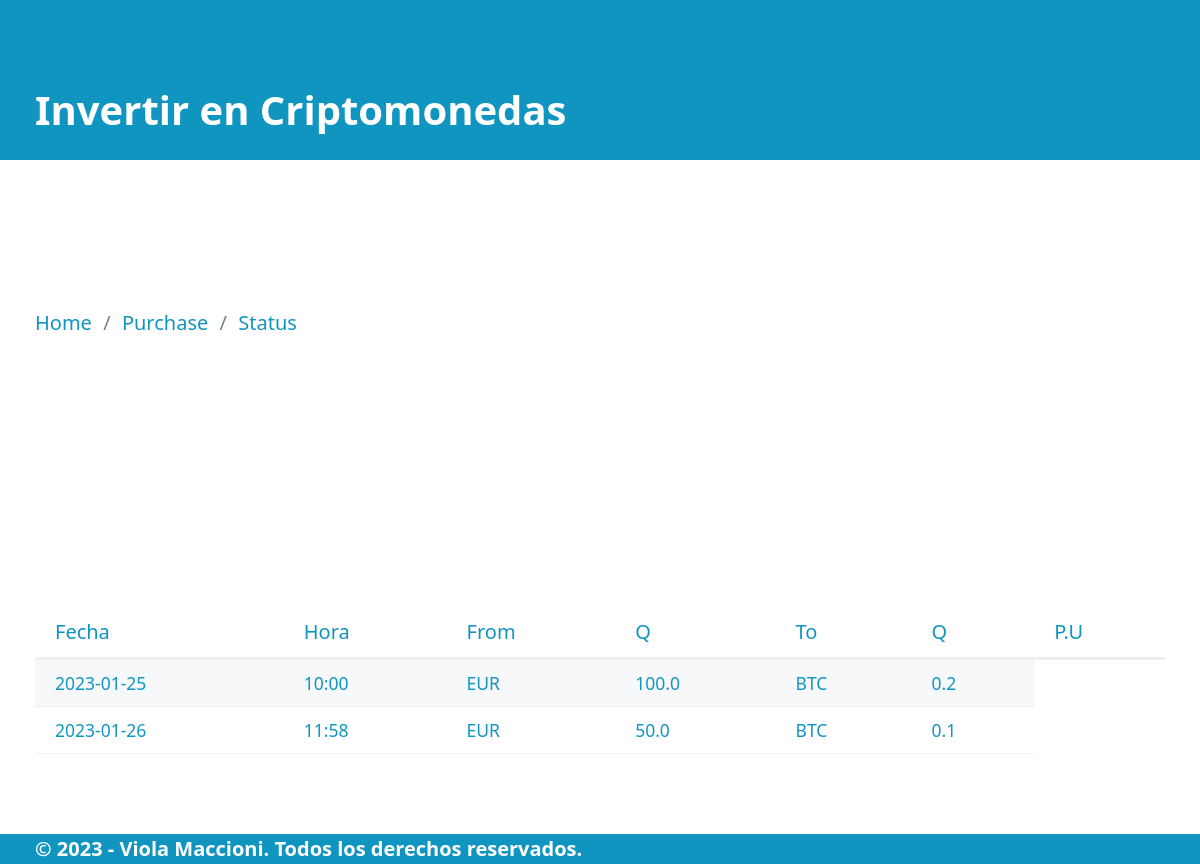
Before: / with the older database file.
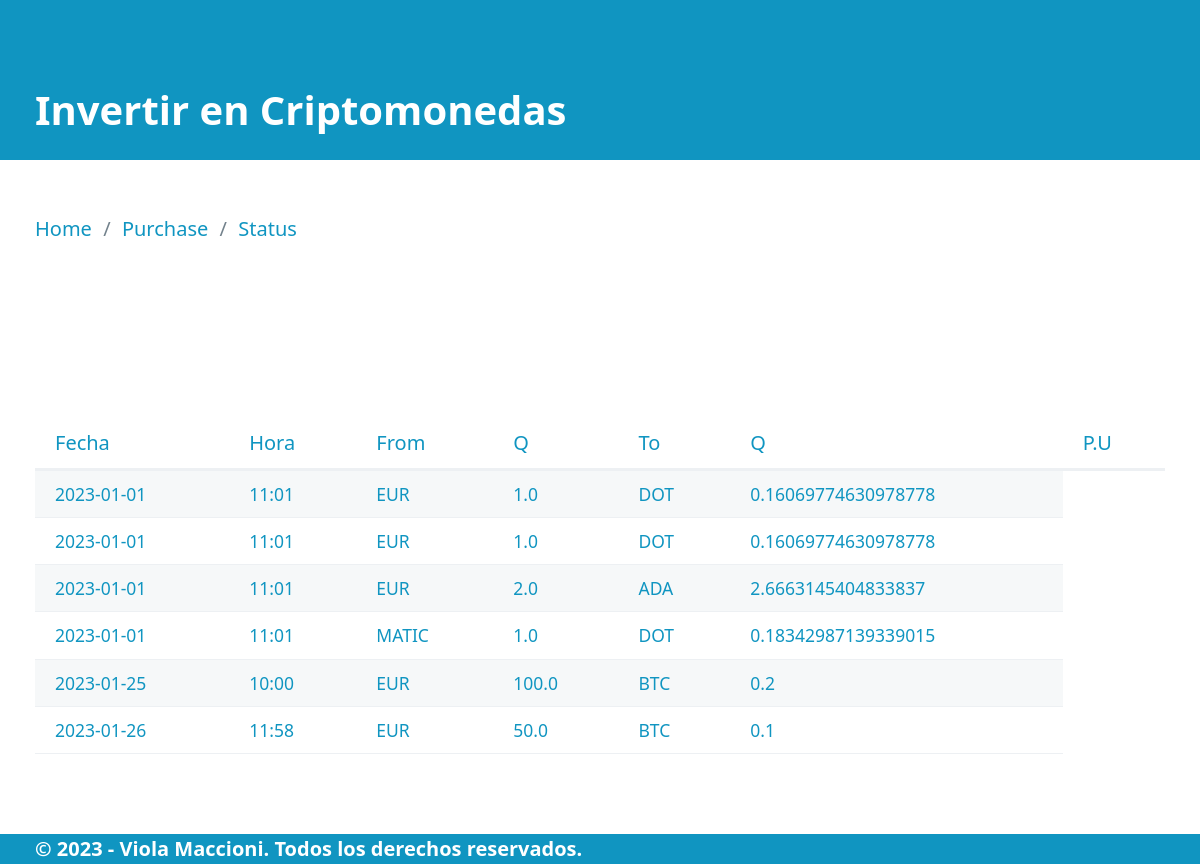
After: the same page with the newer database file.
### tables this page shows
CREATE TABLE "movements" (
	"id"	INTEGER,
	"date"	TEXT NOT NULL,
	"time"	TEXT NOT NULL,
	"moneda_from"	TEXT NOT NULL,
	"cantidad_from"	REAL NOT NULL,
	"moneda_to"	TEXT NOT NULL,
	"cantidad_to"	REAL NOT NULL,
	PRIMARY KEY("id" AUTOINCREMENT)
);

### registro_ig/routes.py (the view)
@app.route("/")
def index():
    registros = select_all()
    datos_mov=[
        {"id":1, "date":"2023-25-01", "time":"11:55", "moneda_from":"EUR", "cantidad_from":1000.0, "moneda_to":"BTC", "cantidad_to":"0.2"}
    ]
    return render_template("index.html",pageTitle="Todos",data=registros)#data esta en index con jinja, y aqui creamos la variable asignandole la lista de diccionario data_mov

### registro_ig/models.py (called while the page is built)
def select_all():#importo todo lo que hay en el form sql a la pagina html
    con = sqlite3.connect(ORIGIN_DATA)
    cur = con.cursor()
    res= cur.execute("select id,date,time,moneda_from,cantidad_from,moneda_to,cantidad_to from movements order by date;")
    filas = res.fetchall()#capturo las filas de datos
    columnas= res.description#capturo los nombres de columnas
    resultado =[]#lista para guadar diccionario
    for fila in filas:
        dato={}#crear un diccionario para cada registro
        posicion=0#crear una posicion de columna para adjuntar y incrementar
        for campo in columnas:
            dato[campo[0]]=fila[posicion]#el campo columna es siempre en 0
            posicion += 1
        resultado.append(dato)
    return resultado

### registro_ig/templates/index.html
{% extends "base.html" %}
{% block section %}
{% if data %}
    <table role="grid">
        <thead>
            <tr>
                <th>Fecha</th>
                <th>Hora</th>
                <th>From</th>
                <th>Q</th>
                <th>To</th>
                <th>Q</th>
                <th>P.U</th>
            </tr>
        </thead>
        <tbody>
            {% for movements in data %}
            <tr>
                <td>{{movements.date}}</td>
                <td>{{movements.time}}</td>
                <td>{{movements.moneda_from}}</td>
                <td>{{movements.cantidad_from}}</td>
                <td>{{movements.moneda_to}}</td>
                <td>{{movements.cantidad_to}}</td>
             </tr>
            {% endfor %}
        </tbody>
    </table>
{% else %}
<h3>No existen datos de movimientos...</h3>
{% endif %}
{% endblock %}

### registro_ig/templates/base.html (shortened to what this page needs)
<!DOCTYPE html>
<html lang="en">
<head>
    <link rel="stylesheet" href="/static/css/pico.css">
    <link rel="stylesheet" href="/static/css/styles.css">
</head>
<body>
    <header>
        <div class="container">
            Invertir en Criptomonedas
        </div>
    </header>
        <nav aria-label="breadcrumb" class="container">
            <ul>
              <li><a href="/">Home</a></li>
              <li><a href="/purchase">Purchase</a></li>
              <li><a href="/status">Status<a>
            </ul>
          </nav>
    <section class="container">
        {% block section %}
        {% endblock %}
    </section>
    <footer>
        <div class="container">
            &copy; 2023 - Viola Maccioni. Todos los derechos reservados.
        </div>
    </footer>
</body>
</html>

### registro_ig/static/css/styles.css (style rules this page uses)
footer { background-color: var(--primary); color: var(--primary-inverse); font-size: 1.0em; font-weight: bold; }
header { background-color: var(--primary); color: var(--primary-inverse); font-size: 2.0em; font-weight: bold; }
body { min-height: 108vh; display: grid; grid-template-rows: auto 40px 1fr auto; margin: 1; }

Changed rows visible on the page:
added movements: date "2023-01-01", time "11:01", moneda_from "EUR", cantidad_from "1.0", moneda_to "DOT", cantidad_to "0.16069774630978778"
added movements: date "2023-01-01", time "11:01", moneda_from "EUR", cantidad_from "1.0", moneda_to "DOT", cantidad_to "0.16069774630978778"
added movements: date "2023-01-01", time "11:01", moneda_from "EUR", cantidad_from "2.0", moneda_to "ADA", cantidad_to "2.6663145404833837"
added movements: date "2023-01-01", time "11:01", moneda_from "MATIC", cantidad_from "1.0", moneda_to "DOT", cantidad_to "0.18342987139339015"
